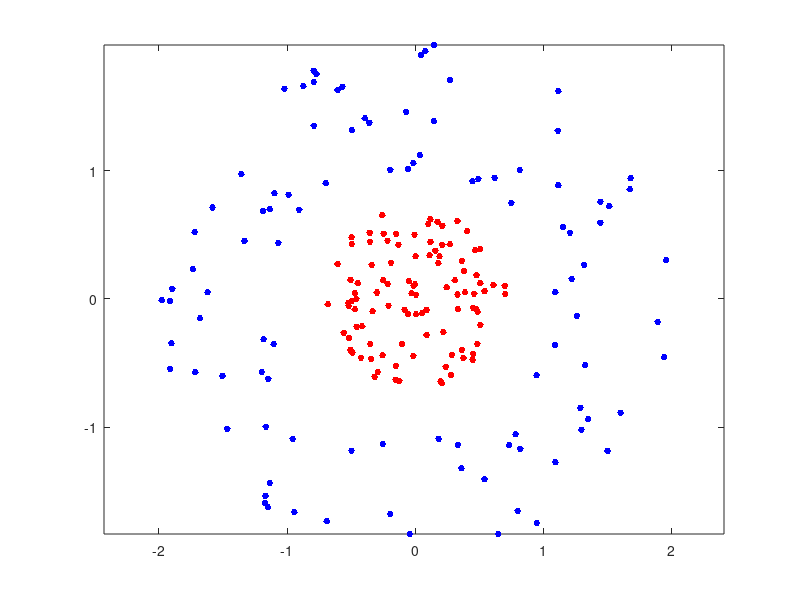
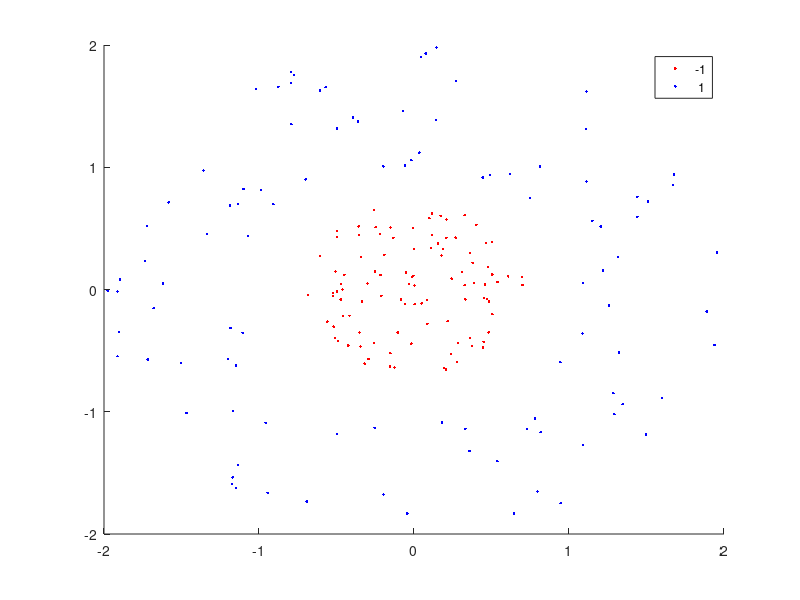

Reproduce these figures in MATLAB, in order. (Note: this script raises an error after producing the figures.)
%对于非线性分类问题，可通过非线性SVM来进行分类
%示范RBF核函数的使用
rng(1); % For reproducibility
r = sqrt(0.5*rand(100,1)); % Radius
t = 2*pi*rand(100,1);  % Angle
data1 = [r.*cos(t), r.*sin(t)]; % Points
r2 = sqrt(3*rand(100,1)+1); % Radius
t2 = 2*pi*rand(100,1);      % Angle
data2 = [r2.*cos(t2), r2.*sin(t2)]; % points

figure;
plot(data1(:,1),data1(:,2),'r.','MarkerSize',15)
hold on
plot(data2(:,1),data2(:,2),'b.','MarkerSize',15)
axis equal
hold off
data3 = [data1;data2]; %形成样本集，一共200个样本
%theclass, 类标集合，一共200个类标
theclass = ones(200,1);
theclass(1:100) = -1;

%训练SVM分类器，用RBF核函数
cl = fitcsvm(data3,theclass,'KernelFunction','rbf', 'BoxConstraint',...
    Inf,'ClassNames',[-1,1]);
%以0.02为分辨率，用训练好的SVM分类模型cl对每个平面点进行分类预测
%要得到平面上每个预测点处的分类响应值scores，主要目的是为了可视化出分隔曲线
d = 0.02;
[x1Grid,x2Grid] = meshgrid(min(data3(:,1)):d:max(data3(:,1)), ...
    min(data3(:,2)):d:max(data3(:,2)));
xGrid = [x1Grid(:),x2Grid(:)];
[~,scores] = predict(cl,xGrid);

%画出数据分布散点图，并画出决策分类面
figure;
h(1:2) = gscatter(data3(:,1),data3(:,2),theclass,'rb','.');
hold on
h(3) = plot(data3(cl.IsSupportVector,1),data3(cl.IsSupportVector,2),...
    'linestyle','none','markersize', 8, 'marker', 'o', 'MarkerEdgeColor','k' );
%scores的等高线绘制，参数[0 0]表示只绘制scores为0处的等高线
contour(x1Grid,x2Grid,reshape(scores(:,2),size(x1Grid)),[0 0],'k');
legend(h,{'-1','+1','Support Vectors'});
axis equal
hold off